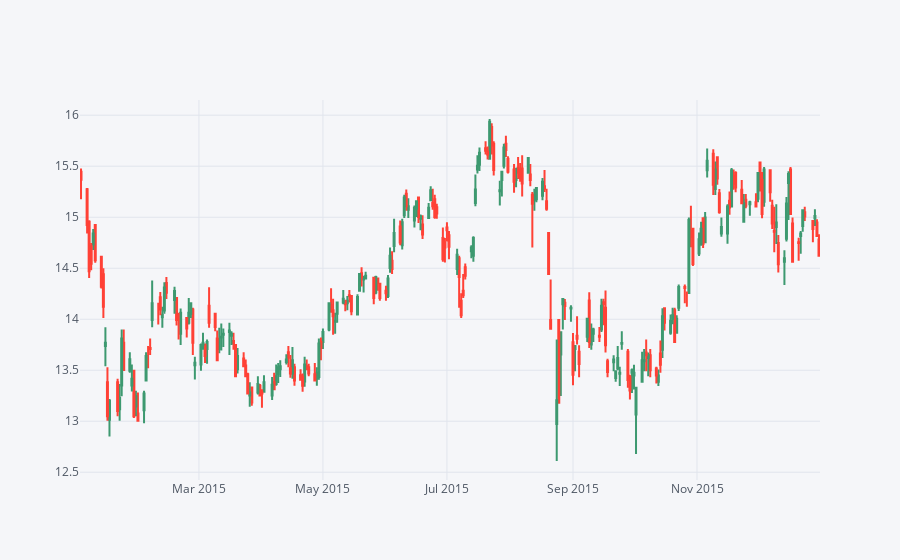

Notebook source saved alongside this figure:
### Markdown cell above
We want to see whether a stock went up or down. thus we will create a candle plot of Bank of America's stock from Jan 1st 2015 to Jan 1st 2016 to take an example

### Code cell
BAC[['Open', 'High', 'Low', 'Close']].loc['2015-01-01':'2016-01-01'].iplot(kind='candle')

### Figure 1 — Plotly figure (JSON) as saved in the notebook; plotly's stock layout.template omitted (floating-point values rounded to 4 significant figures; data arrays with more than 128 entries replaced by an {"elided": "..."} marker saying what was removed)
{"data": [{"close": {"elided": "252 float values"}, "high": {"elided": "252 float values"}, "low": {"elided": "252 float values"}, "open": {"elided": "252 float values"}, "showlegend": false, "type": "candlestick", "x": {"elided": "252 str values"}, "yaxis": "y2"}], "layout": {"legend": {"bgcolor": "#F5F6F9", "font": {"color": "#4D5663"}}, "paper_bgcolor": "#F5F6F9", "plot_bgcolor": "#F5F6F9", "title": {"font": {"color": "#4D5663"}}, "xaxis": {"gridcolor": "#E1E5ED", "rangeslider": {"visible": false}, "showgrid": true, "tickfont": {"color": "#4D5663"}, "title": {"font": {"color": "#4D5663"}, "text": ""}, "zerolinecolor": "#E1E5ED"}, "yaxis": {"gridcolor": "#E1E5ED", "showgrid": true, "showticklabels": false, "tickfont": {"color": "#4D5663"}, "title": {"font": {"color": "#4D5663"}, "text": ""}, "zerolinecolor": "#E1E5ED"}, "yaxis2": {"gridcolor": "#E1E5ED", "showgrid": true, "tickfont": {"color": "#4D5663"}, "title": {"font": {"color": "#4D5663"}, "text": ""}, "zerolinecolor": "#E1E5ED"}}}
